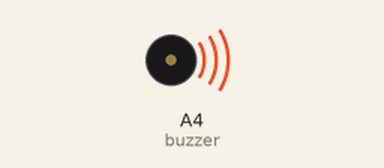
Recording of a sketch running on a simulated Arduino Uno, built with avr-gcc and run on an emulated ATmega328P. Shown: buzzer (waves = sounding).

Above: at 0.1 s.
At 89.0 s:
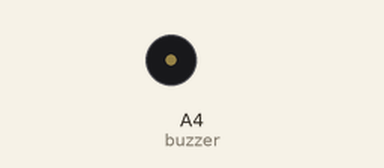
Timing chart, 0 to 90.5 s (numbered marks = the images above):
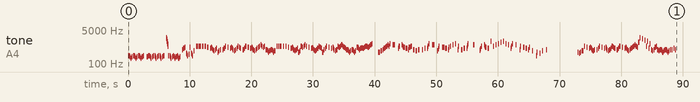

The sketch:

Blossoms_of_Summer_Night.ino
```cpp
// GENSHIN IMPACT 宵宮 角色演示 OST "硝華流焰" / Yoimiya's Character Demo OST "Blossoms of Summer Night"

#include <avr/pgmspace.h>

#define NOTE_B0  31
#define NOTE_C1  33
#define NOTE_CS1 35
#define NOTE_D1  37
#define NOTE_DS1 39
#define NOTE_E1  41
#define NOTE_F1  44
#define NOTE_FS1 46
#define NOTE_G1  49
#define NOTE_GS1 52
#define NOTE_A1  55
#define NOTE_AS1 58
#define NOTE_B1  62
#define NOTE_C2  65
#define NOTE_CS2 69
#define NOTE_D2  73
#define NOTE_DS2 78
#define NOTE_E2  82
#define NOTE_F2  87
#define NOTE_FS2 93
#define NOTE_G2  98
#define NOTE_GS2 104
#define NOTE_A2  110
#define NOTE_AS2 117
#define NOTE_B2  123
#define NOTE_C3  131
#define NOTE_CS3 139
#define NOTE_D3  147
#define NOTE_DS3 156
#define NOTE_E3  165
#define NOTE_F3  175
#define NOTE_FS3 185
#define NOTE_G3  196
#define NOTE_GS3 208
#define NOTE_A3  220
#define NOTE_AS3 233
#define NOTE_B3  247
#define NOTE_C4  262
#define NOTE_CS4 277
#define NOTE_D4  294
#define NOTE_DS4 311
#define NOTE_E4  330
#define NOTE_F4  349
#define NOTE_FS4 370
#define NOTE_G4  392
#define NOTE_GS4 415
#define NOTE_A4  440
#define NOTE_AS4 466
#define NOTE_B4  494
#define NOTE_C5  523
#define NOTE_CS5 554
#define NOTE_D5  587
#define NOTE_DS5 622
#define NOTE_E5  659
#define NOTE_F5  698
#define NOTE_FS5 740
#define NOTE_G5  784
#define NOTE_GS5 831
#define NOTE_A5  880
#define NOTE_AS5 932
#define NOTE_B5  988
#define NOTE_C6  1047
#define NOTE_CS6 1109
#define NOTE_D6  1175
#define NOTE_DS6 1245
#define NOTE_E6  1319
#define NOTE_F6  1397
#define NOTE_FS6 1480
#define NOTE_G6  1568
#define NOTE_GS6 1661
#define NOTE_A6  1760
#define NOTE_AS6 1865
#define NOTE_B6  1976
#define NOTE_C7  2093
#define NOTE_CS7 2217
#define NOTE_D7  2349
#define NOTE_DS7 2489
#define NOTE_E7  2637
#define NOTE_F7  2794
#define NOTE_FS7 2960
#define NOTE_G7  3136
#define NOTE_GS7 3322
#define NOTE_A7  3520
#define NOTE_AS7 3729
#define NOTE_B7  3951
#define NOTE_C8  4186
#define NOTE_CS8 4435
#define NOTE_D8  4699
#define NOTE_DS8 4978
#define NOTE_E8  5274
#define NOTE_F8  5588
#define NOTE_FS8 5920
#define NOTE_G8  6272
#define NOTE_GS8 6645
#define NOTE_A8  7074
#define NOTE_AS8 7459
#define NOTE_B8  7902
#define REST 0

int tempo = 73;
int buzzer = A4;

const int melody[] PROGMEM = {
 NOTE_C4,16,NOTE_C4,32,NOTE_AS3,32,NOTE_G3,16,NOTE_AS3,16,NOTE_C4,16,NOTE_C4,32,NOTE_AS3,32,NOTE_G3,16,NOTE_AS3,16,
 NOTE_C4,16,NOTE_C4,32,NOTE_AS3,32,NOTE_G3,16,NOTE_AS3,16,NOTE_C4,16,REST,8,
 NOTE_AS3,16,NOTE_C4,16,NOTE_C4,32,NOTE_AS3,32,NOTE_G3,16,NOTE_AS3,16,NOTE_C4,16,NOTE_C4,32,NOTE_AS3,32,NOTE_G3,16,NOTE_AS3,16,
 NOTE_C4,16,NOTE_C4,32,NOTE_AS3,32,NOTE_G3,16,NOTE_AS3,16,NOTE_C4,16,
 REST,12,NOTE_C7,128,NOTE_B6,128,NOTE_A6,128,NOTE_G6,128,NOTE_F6,128,NOTE_E6,128,NOTE_D6,128,NOTE_C6,128,NOTE_B5,128,NOTE_A5,128,NOTE_G5,128,REST,64,
 NOTE_C4,16,NOTE_C4,32,NOTE_AS3,32,NOTE_G3,16,NOTE_AS3,16,NOTE_C4,32,NOTE_AS3,32,NOTE_G3,16,NOTE_AS3,16,NOTE_C4,32,NOTE_AS3,32,NOTE_G3,16,NOTE_AS3,16,REST,16,
 NOTE_C5,16,NOTE_DS5,16,NOTE_F5,16,NOTE_F4,32,NOTE_DS4,32,NOTE_C4,16,NOTE_DS4,16,NOTE_F5,16,NOTE_F4,32,NOTE_DS4,32,NOTE_C4,16,NOTE_AS4,16,REST,16,
 NOTE_G5,32,REST,32,NOTE_G5,32,REST,32,NOTE_G5,32,REST,32,NOTE_G5,16,REST,16,NOTE_G5,16,REST,16,NOTE_G5,16,REST,16,
 NOTE_F5,16,REST,16,NOTE_DS5,16,NOTE_F5,32,NOTE_DS5,32,NOTE_C5,16,NOTE_AS4,16,NOTE_C5,16,NOTE_DS5,16,
 NOTE_G4,16,NOTE_AS4,16,NOTE_C5,16,REST,16,NOTE_C5,16,NOTE_DS5,16,NOTE_G5,16,REST,16,NOTE_F5,16,REST,16,
 NOTE_DS5,16,NOTE_F5,32,NOTE_DS5,32,NOTE_C5,16,NOTE_AS4,16,NOTE_C5,16,NOTE_DS5,16,NOTE_G5,16,NOTE_F5,16,NOTE_DS5,16,REST,16,
 NOTE_C5,16,NOTE_DS5,16,NOTE_G5,16,REST,16,NOTE_F5,16,REST,16,NOTE_DS5,16,NOTE_F5,32,NOTE_DS5,32,NOTE_C5,16,
 NOTE_AS4,16,NOTE_C5,16,NOTE_DS5,16,NOTE_F5,16,NOTE_G5,16,NOTE_AS5,16,NOTE_G5,16,NOTE_F5,16,NOTE_G5,16,
 NOTE_C5,16,NOTE_C5,32,NOTE_AS4,32,NOTE_G4,16,NOTE_AS4,16,NOTE_C5,16,NOTE_C5,32,NOTE_AS4,32,NOTE_G4,16,NOTE_AS4,16,
 REST,16,NOTE_G5,32,REST,32,NOTE_G5,32,REST,32,NOTE_G5,32,REST,32,NOTE_G5,16,REST,16,NOTE_G5,16,REST,16,NOTE_G5,16,REST,16,
 NOTE_F5,16,REST,16,NOTE_DS5,16,NOTE_F5,32,NOTE_DS5,32,NOTE_C5,16,NOTE_AS4,16,NOTE_C5,16,NOTE_DS5,16,NOTE_G4,16,
 NOTE_AS4,16,NOTE_G5,16,NOTE_F5,16,NOTE_G5,16,NOTE_AS5,16,NOTE_G5,16,REST,16,NOTE_F5,16,REST,16,
 NOTE_DS5,16,NOTE_E5,32,NOTE_DS5,32,NOTE_C5,16,NOTE_AS4,16,NOTE_C5,16,NOTE_DS5,16,NOTE_G5,16,
 NOTE_F5,16,NOTE_DS5,16,NOTE_G4,16,NOTE_C5,16,NOTE_DS5,16,NOTE_G5,16,REST,16,NOTE_F5,16,REST,16,NOTE_DS5,16,NOTE_F5,32,NOTE_DS5,32,
 NOTE_C5,16,NOTE_AS4,16,NOTE_C5,16,NOTE_G5,16,NOTE_F5,16,NOTE_G5,16,NOTE_AS5,16,NOTE_G5,16,NOTE_F5,16,
 NOTE_DS5,16,NOTE_C5,16,NOTE_C5,32,NOTE_AS4,32,NOTE_G4,16,NOTE_AS4,16,NOTE_C5,16,NOTE_C5,32,NOTE_AS4,32,NOTE_G4,16,NOTE_AS4,16,
 NOTE_F5,16,NOTE_F5,32,NOTE_DS5,32,NOTE_C5,16,NOTE_DS5,16,NOTE_E5,16,NOTE_DS5,16,NOTE_F5,16,NOTE_G5,16,NOTE_G5,16,
 NOTE_F5,16,NOTE_G5,16,NOTE_AS5,16,NOTE_C6,16,REST,4,NOTE_G4,8,NOTE_AS4,10,NOTE_C5,16,NOTE_DS5,16,NOTE_F5,16,NOTE_G5,16,NOTE_AS5,16,
 NOTE_G5,32,NOTE_C6,24,REST,8,NOTE_AS5,8,REST,8,NOTE_DS5,32,NOTE_G5,10,REST,16,NOTE_AS5,32,NOTE_G5,32,NOTE_F5,8,NOTE_DS5,8,NOTE_C5,32,NOTE_F5,10,
 NOTE_G5,16,REST,16,NOTE_C5,16,REST,16,NOTE_AS4,16,REST,16,NOTE_C5,16,REST,8,NOTE_C5,16,REST,16,NOTE_DS5,16,REST,16,NOTE_DS5,32,NOTE_G5,32,NOTE_C6,16,REST,8,
 NOTE_AS5,8,REST,8,NOTE_AS4,32,NOTE_D5,32,NOTE_G5,16,REST,8,NOTE_F5,8,NOTE_DS5,8,REST,32,NOTE_C5,32,NOTE_F5,16,NOTE_G5,16,REST,16,
 NOTE_AS5,16,REST,16,NOTE_C6,16,REST,16,NOTE_C5,32,NOTE_G5,32,REST,8,NOTE_C5,16,REST,16,NOTE_DS5,16,REST,16,
 NOTE_DS5,32,NOTE_GS5,32,NOTE_C6,32,REST,4,NOTE_AS5,16,REST,4,NOTE_B4,32,NOTE_D5,32,NOTE_G5,32,REST,8,NOTE_AS5,32,
 NOTE_G5,32,NOTE_F5,16,REST,16,NOTE_DS5,16,REST,16,NOTE_F6,16,REST,16,NOTE_G5,16,REST,16,NOTE_AS5,16,REST,16,NOTE_C6,16,REST,16,NOTE_DS6,16,
 REST,16,NOTE_F6,16,REST,16,NOTE_C6,16,REST,16,NOTE_AS5,16,REST,16,NOTE_DS5,32,NOTE_G5,32,NOTE_C6,16,REST,8,NOTE_AS5,16,REST,8,NOTE_C5,32,
 NOTE_G5,32,REST,8,NOTE_F5,16,REST,16,NOTE_DS5,16,REST,16,NOTE_C5,32,NOTE_F5,32,REST,8,NOTE_AS4,16,REST,8,NOTE_C4,32,
 NOTE_G4,32,REST,8,NOTE_F4,16,REST,16,NOTE_AS4,16,REST,8,NOTE_C5,16,REST,-1,NOTE_G4,16,NOTE_F4,16,NOTE_G4,16,NOTE_AS4,8,
 NOTE_G5,16,REST,16,NOTE_F5,16,REST,16,NOTE_DS5,16,NOTE_F5,32,NOTE_DS5,32,NOTE_C5,16,NOTE_AS4,16,NOTE_C5,16,REST,16,NOTE_C5,16,NOTE_DS5,16,
 NOTE_G5,16,REST,16,NOTE_F5,16,REST,16,NOTE_DS5,16,NOTE_F5,32,NOTE_DS5,32,NOTE_C5,16,NOTE_AS4,16,NOTE_C5,16,NOTE_DS5,16,NOTE_G5,16,
 NOTE_F5,16,NOTE_DS5,16,REST,16,NOTE_C5,16,NOTE_DS5,16,NOTE_G5,16,REST,16,NOTE_F5,16,REST,16,NOTE_DS5,16,
 NOTE_F5,32,NOTE_DS5,32,NOTE_C5,16,NOTE_AS4,16,NOTE_C5,16,NOTE_DS5,16,NOTE_F5,16,NOTE_G5,16,NOTE_AS5,16,NOTE_G5,16,NOTE_F5,16,NOTE_DS6,16,
 NOTE_C7,16,REST,16,NOTE_AS6,16,REST,16,NOTE_G6,16,NOTE_G5,16,NOTE_F6,16,NOTE_DS5,16,NOTE_C6,16,NOTE_C5,16,
 NOTE_AS4,16,NOTE_C5,16,NOTE_F5,16,NOTE_G5,16,NOTE_C5,16,NOTE_AS4,16,NOTE_C5,16,NOTE_C5,32,NOTE_AS4,32,NOTE_G4,16,NOTE_AS4,16,
 NOTE_C5,16,NOTE_C5,32,NOTE_AS4,32,NOTE_G4,16,NOTE_AS4,16,NOTE_C5,32,REST,16,NOTE_C5,32,REST,16,NOTE_DS5,16,NOTE_C5,16,

};

int notes = sizeof(melody) / sizeof(melody[0]) / 2;
int wholenote = (60000 * 4) / tempo;

void playMelody(const int melody[], int notes, int wholenote) {
  for (int thisNote = 0; thisNote < notes * 2; thisNote += 2) {

    int pitch = pgm_read_word(&melody[thisNote]);
    int divider = pgm_read_word(&melody[thisNote + 1]);

    int noteDuration;

    if (divider > 0) {
      // 正常音符
      noteDuration = wholenote / divider;
    } else {
      // 負音符（1.5倍）
      noteDuration = wholenote / abs(divider);
      noteDuration = noteDuration * 1.5;
    }

    tone(buzzer, pitch, noteDuration * 0.9);
    delay(noteDuration);
    noTone(buzzer);
  }
}

void setup() {
  playMelody(melody, notes, wholenote);
}

void loop() {
}
```
